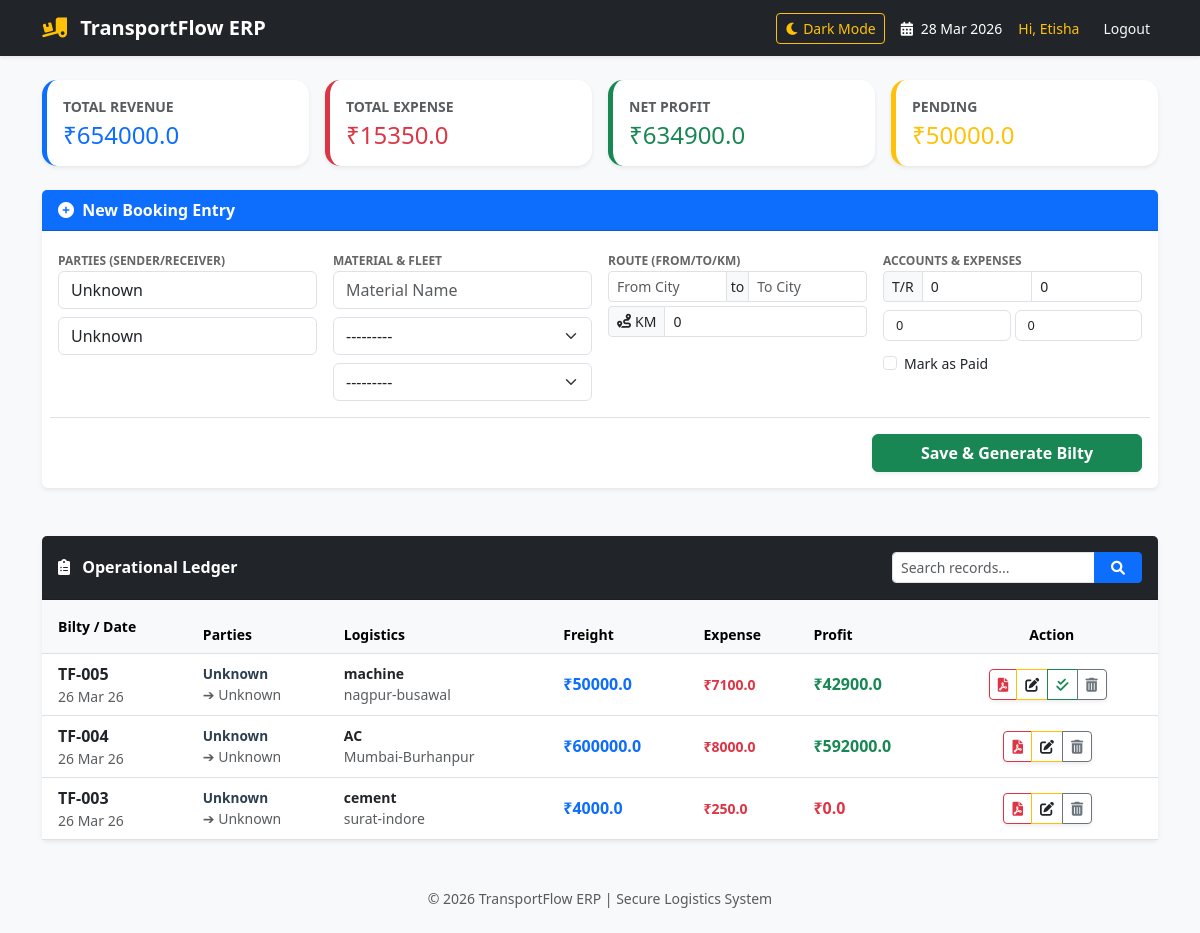
The app's page / (signed in), older data.
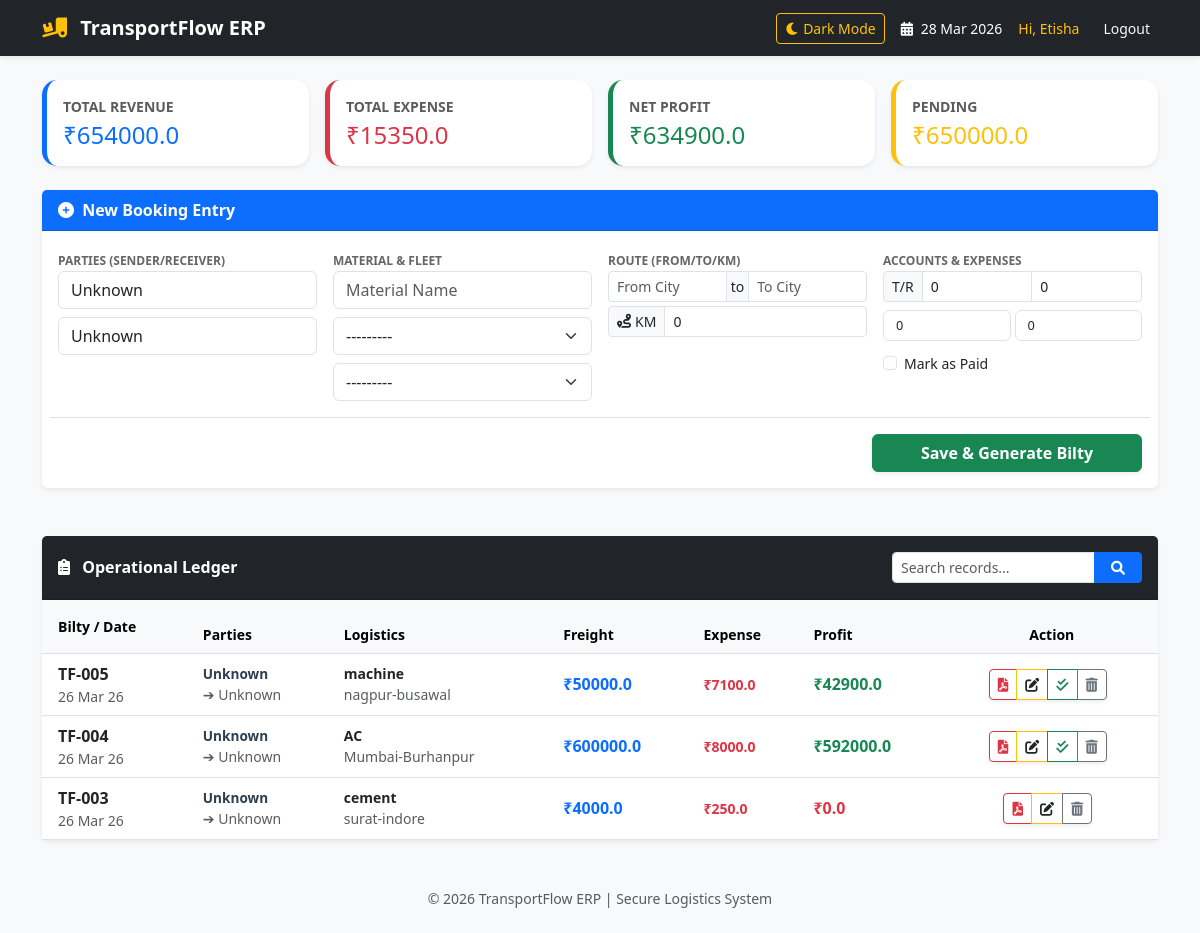
The same page, newer data.
### shipments/models.py (models this page shows, shortened)
class Shipment(models.Model):
    bilty_number = models.CharField(max_length=20, unique=True, editable=False)
    material_name = models.CharField(max_length=100)
    consignor_name = models.CharField(max_length=200, default="Unknown", verbose_name="Sender Company")
    consignee_name = models.CharField(max_length=200, default="Unknown", verbose_name="Receiver Company")
    vehicle = models.ForeignKey(Vehicle, on_delete=models.CASCADE)
    driver = models.ForeignKey(Driver, on_delete=models.CASCADE)
    origin = models.CharField(max_length=100)
    destination = models.CharField(max_length=100)
    distance_km = models.PositiveIntegerField(default=0, null=True, blank=True)
    BOOKING_CHOICES = [
        ('pickup', 'Company Pickup'),
        ('drop', 'Customer Drop at Transport'),
    ]
    DELIVERY_CHOICES = [
        ('door', 'Door Delivery'),
        ('office', 'Office Collection'),
    ]
    booking_type = models.CharField(max_length=20, choices=BOOKING_CHOICES, default='drop')
    delivery_type = models.CharField(max_length=20, choices=DELIVERY_CHOICES, default='office')
    weight_tonnes = models.FloatField(default=0)
    rate_per_tonne = models.FloatField(default=0)
    total_freight = models.FloatField(default=0, editable=False) # Total Sale
    diesel_expenses = models.FloatField(default=0)
    toll_expenses = models.FloatField(default=0)
    driver_allowance = models.FloatField(default=0)
    other_expenses = models.FloatField(default=0)
    purchase_cost = models.FloatField(default=0, editable=False) # Total Expense
    net_profit = models.FloatField(default=0, editable=False)   # Final Profit
    is_paid = models.BooleanField(default=False)
    created_at = models.DateTimeField(auto_now_add=True)

### shipments/views.py (the view, shortened to what this page needs)
# urls.py: path('', views.dashboard, name='dashboard'), # Isse home page dashboard ban jayega
def dashboard(request):
    query = request.GET.get('q')
    if query:
        shipments = Shipment.objects.filter(
            Q(bilty_number__icontains=query) |
            Q(material_name__icontains=query) |
            Q(consignor_name__icontains=query) |
            Q(origin__icontains=query) |
            Q(destination__icontains=query)
        ).order_by('-created_at')
    else:
        shipments = Shipment.objects.all().order_by('-created_at')
    form = ShipmentForm()
    context = {
        'shipments': shipments,
        'form': form,
        'query': query,
    }
    if request.user.is_authenticated:
        analytics = shipments.aggregate(
            total_rev=Sum('total_freight'),
            total_exp=Sum('purchase_cost'),
            total_prof=Sum('net_profit')
        )
        pending = shipments.filter(is_paid=False).aggregate(total_pend=Sum('total_freight'))
        context.update({
            'total_revenue': analytics['total_rev'] or 0,
            'total_expense': analytics['total_exp'] or 0,
            'total_net_profit': analytics['total_prof'] or 0,
            'pending_amount': pending['total_pend'] or 0,
        })
    return render(request, 'shipments/dashboard.html', context)

### fleet/models.py (called while the page is built)
    def __str__(self):
        return f"{self.vehicle_number} ({self.vehicle_type})"

    def __str__(self):
        return self.name

### shipments/templates/shipments/dashboard.html (shortened to what this page needs)
<!DOCTYPE html>
<html lang="en">
<head>
    <link href="https://cdn.jsdelivr.net/npm/bootstrap@5.3.0/dist/css/bootstrap.min.css" rel="stylesheet">
    <link rel="stylesheet" href="https://cdnjs.cloudflare.com/ajax/libs/font-awesome/6.0.0/css/all.min.css">
</head>
<body class="bg-light">
    <nav class="navbar navbar-expand-lg navbar-dark bg-dark mb-4 shadow-sm">
        <div class="container">
            <a class="navbar-brand fw-bold" href="{% url 'dashboard' %}">
                <i class="fas fa-truck-loading text-warning me-2"></i> TransportFlow ERP
            </a>
            <div class="d-flex align-items-center text-white small">
                <button id="darkModeToggle" class="btn btn-sm btn-outline-warning me-3">
                    <i class="fas fa-moon"></i> Dark Mode
                </button>
                <span class="me-3 d-none d-md-inline"><i class="fas fa-calendar-alt me-1"></i> {% now "d M Y" %}</span>
                {% if user.is_authenticated %}
                    <span class="me-3 text-warning">Hi, {{ user.username }}</span>
                    <form action="{% url 'logout' %}" method="post" class="d-inline">
                        <button type="submit" class="btn btn-sm btn-outline-light border-0">Logout</button>
                    </form>
                {% else %}
                    <a href="{% url 'login' %}" class="btn btn-sm btn-primary px-3 me-2">Login</a>
                    <a href="{% url 'signup' %}" class="btn btn-sm btn-outline-info">Signup</a>
                {% endif %}
            </div>
        </div>
    </nav>
    <div class="container">
        {% if user.is_authenticated %}
        <div class="row g-3 mb-4">
            <div class="col-md-3 col-6">
                <div class="card card-analytics bg-white shadow-sm border-start border-primary border-5">
                    <div class="card-body p-3">
                        <p class="text-muted small mb-1 fw-bold">TOTAL REVENUE</p>
                        <h4 class="mb-0 text-primary">₹{{ total_revenue }}</h4>
                    </div>
                </div>
            </div>
            <div class="col-md-3 col-6">
                <div class="card card-analytics bg-white shadow-sm border-start border-danger border-5">
                    <div class="card-body p-3">
                        <p class="text-muted small mb-1 fw-bold">TOTAL EXPENSE</p>
                        <h4 class="mb-0 text-danger">₹{{ total_expense }}</h4>
                    </div>
                </div>
            </div>
            <div class="col-md-3 col-6">
                <div class="card card-analytics bg-white shadow-sm border-start border-success border-5">
                    <div class="card-body p-3">
                        <p class="text-muted small mb-1 fw-bold">NET PROFIT</p>
                        <h4 class="mb-0 text-success">₹{{ total_net_profit }}</h4>
                    </div>
                </div>
            </div>
            <div class="col-md-3 col-6">
                <div class="card card-analytics bg-white shadow-sm border-start border-warning border-5">
                    <div class="card-body p-3">
                        <p class="text-muted small mb-1 fw-bold">PENDING</p>
                        <h4 class="mb-0 text-warning">₹{{ pending_amount }}</h4>
                    </div>
                </div>
            </div>
        </div>
        {% endif %}
        {% if user.is_authenticated %}
        <div class="card shadow-sm border-0 mb-5">
            <div class="card-header bg-primary text-white d-flex justify-content-between align-items-center">
                <span class="fw-bold"><i class="fas fa-plus-circle me-1"></i> New Booking Entry</span>
            </div>
            <div class="card-body">
                <form method="POST" class="row g-3">
                    <div class="col-md-3">
                        <label class="form-label-sm">Parties (Sender/Receiver)</label>
                        <div class="mb-2">{{ form.consignor_name }}</div>
                        <div>{{ form.consignee_name }}</div>
                    </div>
                    <div class="col-md-3">
                        <label class="form-label-sm">Material & Fleet</label>
                        {{ form.material_name }}
                        <div class="mt-2">{{ form.vehicle }}</div>
                        <div class="mt-2">{{ form.driver }}</div>
                    </div>
                    <div class="col-md-3">
                        <label class="form-label-sm">Route (From/To/KM)</label>
                        <div class="input-group input-group-sm mb-1">
                            {{ form.origin }}
                            <span class="input-group-text px-1">to</span>
                            {{ form.destination }}
                        </div>
                        <div class="input-group input-group-sm mb-1">
                            <span class="input-group-text bg-light"><i class="fas fa-route me-1"></i> KM</span>
                            {{ form.distance_km }}
                        </div>
                    </div>
                    <div class="col-md-3">
                        <label class="form-label-sm">Accounts & Expenses</label>
                        <div class="input-group input-group-sm mb-2">
                            <span class="input-group-text">T/R</span>
                            {{ form.weight_tonnes }}{{ form.rate_per_tonne }}
                        </div>
                        <div class="row g-1 expense-input">
                            <div class="col-6 mb-1">{{ form.diesel_expenses }}</div>
                            <div class="col-6 mb-1">{{ form.toll_expenses }}</div>
                        </div>
                        <div class="form-check mt-2 small">
                            {{ form.is_paid }} <label class="form-check-label">Mark as Paid</label>
                        </div>
                    </div>
                    <div class="col-12 text-end mt-3 border-top pt-3">
                        <button type="submit" class="btn btn-success px-5 fw-bold shadow-sm">Save & Generate Bilty</button>
                    </div>
                </form>
            </div>
        </div>
        {% endif %}
        <div class="card shadow-sm border-0">
            <div class="card-header bg-dark text-white d-flex justify-content-between align-items-center py-3">
                <span class="fw-bold"><i class="fas fa-clipboard-list me-2"></i> Operational Ledger</span>
                <form method="GET" class="d-flex" style="width: 250px;">
                    <div class="input-group input-group-sm">
                        <input type="text" name="q" class="form-control" placeholder="Search records..." value="{{ query|default:'' }}">
                        <button class="btn btn-primary px-3" type="submit"><i class="fas fa-search"></i></button>
                    </div>
                </form>
            </div>
            <div class="card-body p-0">
                <div class="table-responsive">
                    <table class="table table-hover align-middle mb-0">
                        <thead class="table-light small">
                            <tr>
                                <th class="ps-3 py-3">Bilty / Date</th>
                                <th>Parties</th>
                                <th>Logistics</th>
                                <th>Freight</th>
                                {% if user.is_authenticated %}
                                <th>Expense</th>
                                <th>Profit</th>
                                {% endif %}
                                <th class="text-center">Action</th>
                            </tr>
                        </thead>
                        <tbody>
                            {% for s in shipments %}
                            <tr>
                                <td class="ps-3">
                                    <div class="fw-bold text-dark">{{ s.bilty_number }}</div>
                                    <div class="text-muted small">{{ s.created_at|date:"d M y" }}</div>
                                </td>
                                <td>
                                    <div class="fw-bold company-name">{{ s.consignor_name }}</div>
                                    <div class="text-muted small">➔ {{ s.consignee_name }}</div>
                                </td>
                                <td>
                                    <div class="small fw-bold">{{ s.material_name }}</div>
                                    <div class="text-muted small">{{ s.origin }}-{{ s.destination }}</div>
                                </td>
                                <td><span class="fw-bold text-primary">₹{{ s.total_freight }}</span></td>
                                {% if user.is_authenticated %}
                                <td class="text-danger fw-bold small">₹{{ s.purchase_cost }}</td>
                                <td class="fw-bold {% if s.net_profit > 0 %}text-success{% else %}text-danger{% endif %}">₹{{ s.net_profit }}</td>
                                {% endif %}
                                <td class="text-center pe-3">
                                    <div class="btn-group btn-group-sm shadow-sm">
                                        <a href="{% url 'download_bilty' s.id %}" class="btn btn-outline-danger" title="Download PDF"><i class="fas fa-file-pdf"></i></a>
                                        {% if user.is_authenticated %}
                                            <a href="{% url 'edit_shipment' s.id %}" class="btn btn-outline-warning" title="Edit Record"><i class="fas fa-edit text-dark"></i></a>
                                            {% if not s.is_paid %}
                                            <a href="{% url 'mark_as_paid' s.id %}" class="btn btn-outline-success" title="Mark Paid"><i class="fas fa-check-double"></i></a>
                                            {% endif %}
                                            <a href="{% url 'delete_shipment' s.id %}" class="btn btn-outline-secondary" onclick="return confirm('Kya aap sach mein ise delete karna chahte hain?')" title="Delete"><i class="fas fa-trash-alt"></i></a>
                                        {% endif %}
                                    </div>
                                </td>
                            </tr>
                            {% empty %}
                            <tr><td colspan="7" class="text-center py-5 text-muted">No transport records found.</td></tr>
                            {% endfor %}
                        </tbody>
                    </table>
                </div>
            </div>
        </div>
    </div>
    <footer class="mt-5 mb-4 text-center text-muted small">
        &copy; 2026 TransportFlow ERP | Secure Logistics System
    </footer>
</body>
</html>

### shipments/templates/shipments/dashboard.html (style rules this page uses)
:root { --primary-dark: #2c3e50; --success-green: #27ae60; --danger-red: #e74c3c; }
.form-label-sm { font-size: 0.75rem; font-weight: bold; color: #666; text-transform: uppercase; }
.card-analytics { border-radius: 15px; border: none; transition: 0.3s; }
.company-name { font-size: 0.85rem; color: #2c3e50; }
.expense-input input { font-size: 0.8rem; height: 31px; }

Row changes from the older to the newer data that the page shows:
changed Shipment "TF-004": is_paid True → False (drawn)
Text that changed along with them:
{{ pending_amount }}: "50000.0" → "650000.0"
